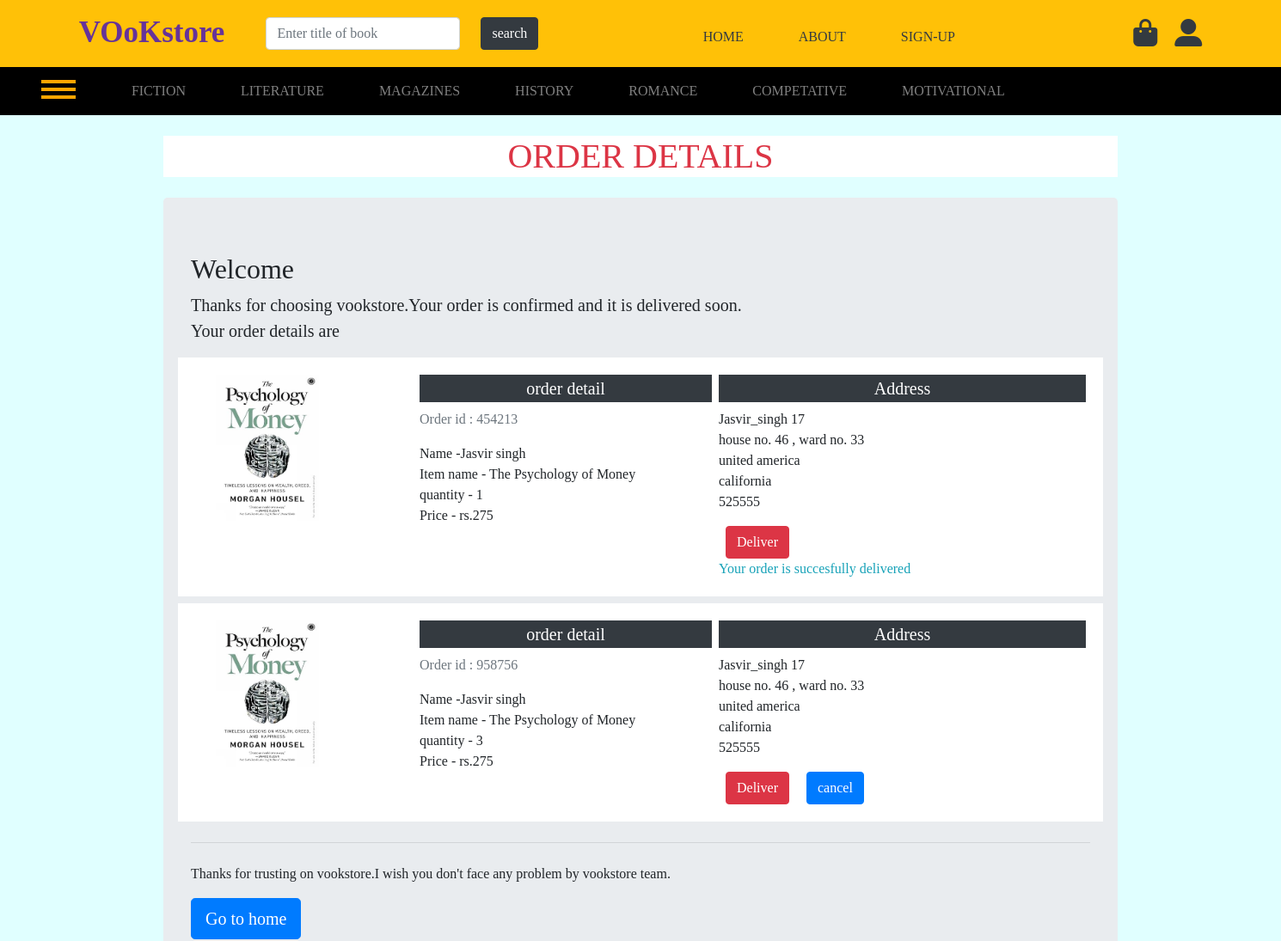
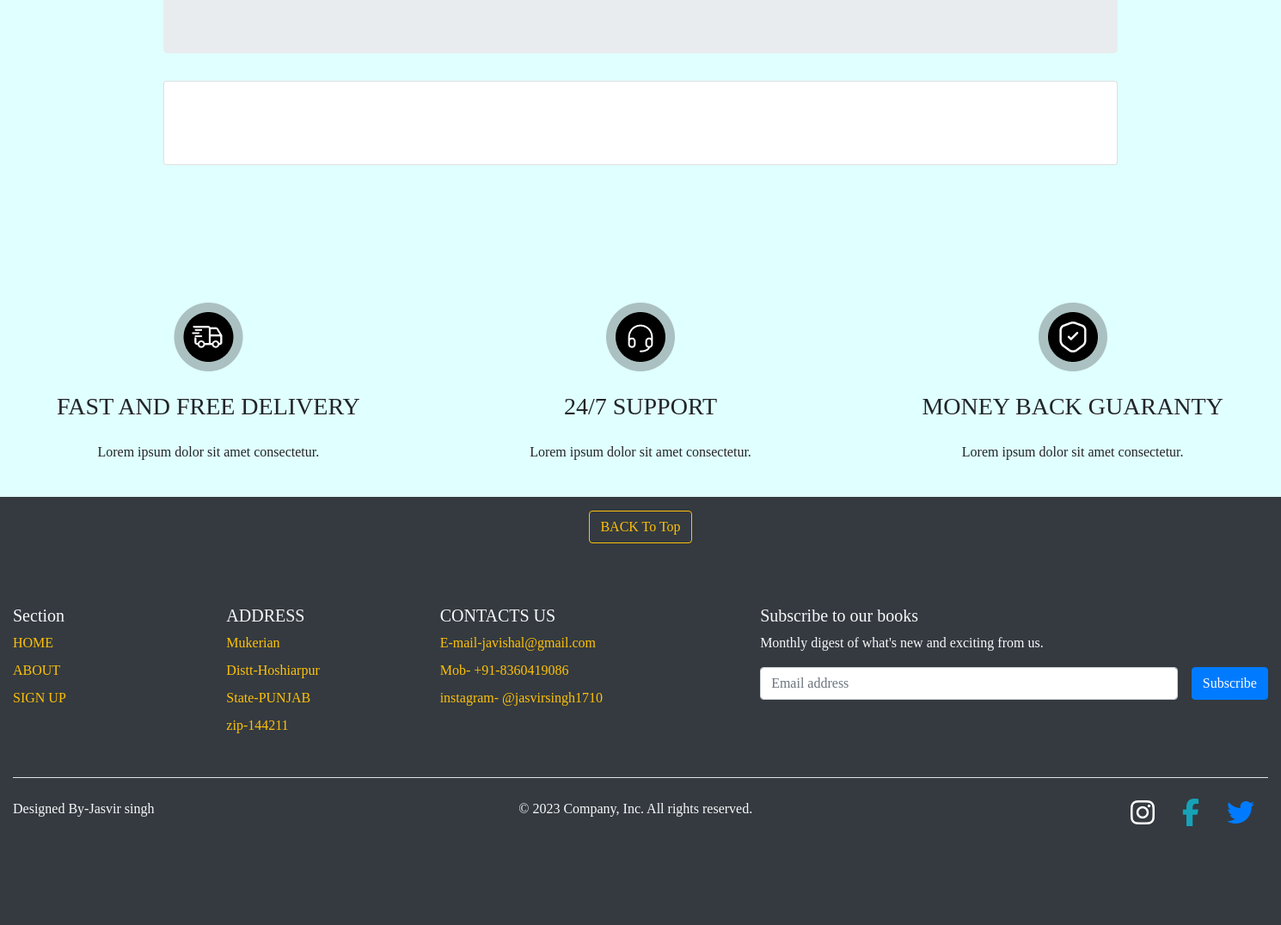
Page /user-order.php (signed in) on the committed database (2 pictures, top to bottom).
### tables this page shows
CREATE TABLE `orders` (
  `order_id` int(255) NOT NULL,
  `title` varchar(255) NOT NULL,
  `email` varchar(50) NOT NULL,
  `quantity` int(10) NOT NULL,
  `price` int(255) NOT NULL,
  `image` varchar(255) NOT NULL,
  `status` int(255) NOT NULL
);

CREATE TABLE `address` (
  `id` int(255) NOT NULL,
  `first_name` varchar(50) NOT NULL,
  `last_name` varchar(50) NOT NULL,
  `username` varchar(15) NOT NULL,
  `email` varchar(50) NOT NULL,
  `address` varchar(255) NOT NULL,
  `second_add` varchar(255) NOT NULL,
  `country` varchar(50) NOT NULL,
  `state` varchar(50) NOT NULL,
  `zip` varchar(6) NOT NULL
);

### user-order.php (the view, shortened to what this page needs)
<?php
include "king.php";
?>
<div class="container">
    <h1 class="text-danger text-center my-4 bg-white">ORDER DETAILS</h1>
    <div class="jumbotron">
    <h2 class="">Welcome </h2>
    <p class="lead">Thanks for choosing vookstore.Your order is confirmed and it is delivered soon. <br>
    Your order details are</p>
<?php
include "connection.php";
if(isset($_SESSION['login']) && $_SESSION['login']=true){
$q = "SELECT * FROM `orders`";
$result = mysqli_query($conn,$q);
while($row = mysqli_fetch_array($result))
{
if($_SESSION['mail'] = $row['email'] )
{
    ?>      <div class="row bg-white p-3 mb-2">
            <div class="col-md-3 p-1">
             <?php echo "<img src='images/{$row['image']}' class='ml-4' width='120' height='170'>"; ?>
            </div>
            <div class="col-md-4 p-1">
                <h5 class='text-center bg-dark text-white p-1'>order detail</h5>
             <p class='text-secondary'>Order id : <?php echo $row['order_id']; ?></p>
             <p class='text-black'> Name -<?php echo $_SESSION['name']; ?> <br>
            Item name - <?php echo $row['title'];  ?> <br> quantity - <?php echo $row['quantity']; ?> <br> Price - rs.<?php echo $row['price']; ?> </p>
            </div>
            <div class="col-md-5 p-1">
             <?php
             $tab = "SELECT * from `address` where email = '{$row['email']}'";
             $new = mysqli_query($conn,$tab);
             while($lease = mysqli_fetch_array($new)){
                if($_SESSION['mail'] = $lease['email']){
                    echo "<h5 class='text-center text-white bg-dark p-1'>Address</h5>
                    <p class='text-black'> {$lease['username']} <br>{$lease['address']}  <br> {$lease['country']}
                    <br> {$lease['state']} <br> {$lease['zip']}</p>
                    <form action='cart-session.php' method='post'>
                    <button class='btn btn-danger mx-2' type='submit' name='placed'>Deliver</button>
                    <button class='btn btn-primary mx-2' type='submit' name='cancel' id='cancel'>cancel</button>
                    <input type='hidden' name='cancel-id' value='{$row['order_id']}'>
                    </form>
                    ";
                if($row['status'] == 1){
                    echo "<span class='text-info'>Your order is succesfully delivered</span>";
                }
                }
             }
             ?>
</div>
</div>
            <?php
                }
}
}
else{
    echo '<script> window.location.href = "Sign-in.php";</script>';
}
?>
    <hr class="my-4">
    <p>Thanks for trusting on vookstore.I wish you don't face any problem by vookstore team.</p>
    <a class="btn btn-primary btn-lg" href="V-book.php" role="button">Go to home</a>
</div>
    <div class="card py-5">
    </div>
    </div>
<?php
include "kong.php";
?>

### V-book.css (style rules this page uses)
* { margin: 0; padding: 0; }
html { scroll-behavior: smooth; }
body { background-color: lightcyan; font-family: Georgia, 'Times New Roman', Times, serif; }

### styles.css (style rules this page uses)
:root { --font-main: "Inter", sans-serif; --colo-primary: #db4444; --colo-dark-1: #000000; --colo-dark-2: #7d8184; --colo-white-1: #ffffff; --colo-white-2: #f5f5f5; }
.card { margin-bottom: 5rem; }

### king.php (style rules this page uses)
html { scroll-behavior: smooth; }

### kong.php (style rules this page uses)
html { scroll-behavior: smooth; }

### rows in the picture
orders: image (picture), order_id "454213", title "The Psychology of Money", quantity "1", price "275"
address: username "Jasvir_singh 17", address "house no. 46 , ward no. 33", country "united america", state "california", zip "525555", shows "Your order is succesfully delivered"
orders: image (picture), order_id "958756", title "The Psychology of Money", quantity "3", price "275"
